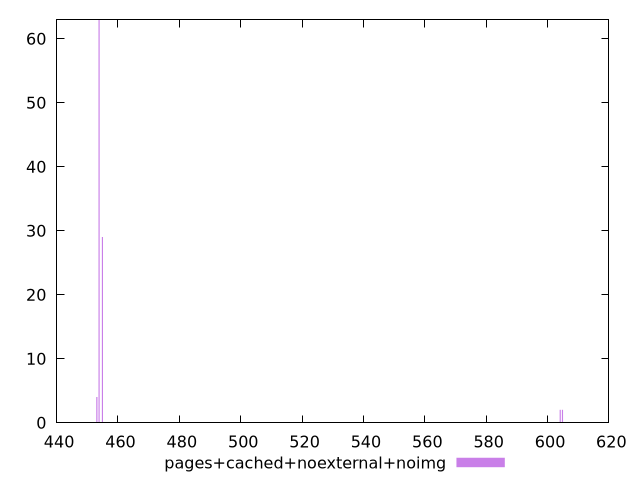

Here is the gnuplot script that generated this plot:
$_pagesCachedNoexternalNoimg <<EOF
454.9280099230685 29
453.83618269925313 63
453.1082978833762 4
604.8722819937118 2
604.1443971778349 2
EOF
set key outside below
set terminal pngcairo
set output "report_00006_2020-11-02T20-21-41.718Z/uses-rel-preload/pages+cached+noexternal+noimg//raw_hist.png"
set yrange [0:63]
set boxwidth 0.3639424079384548
set style fill transparent solid 0.5 noborder
plot $_pagesCachedNoexternalNoimg title "pages+cached+noexternal+noimg" with boxes ,
